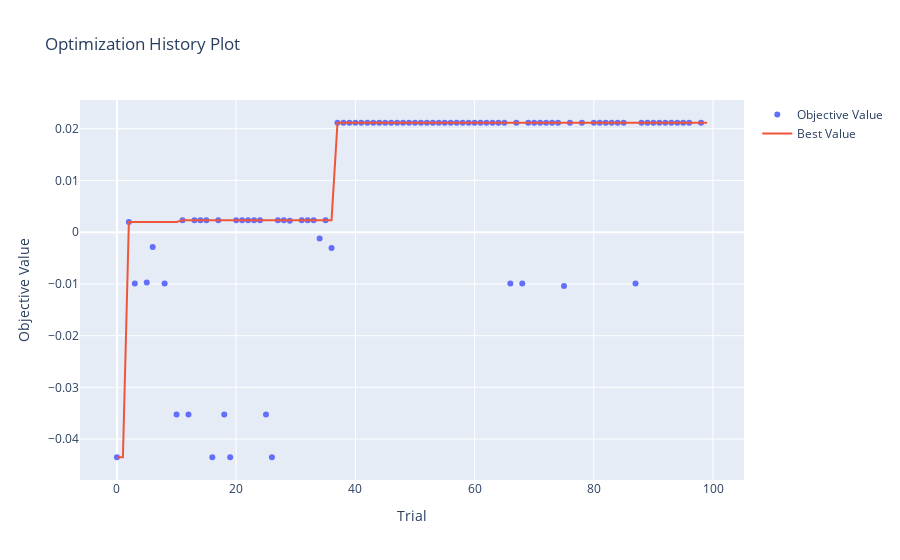
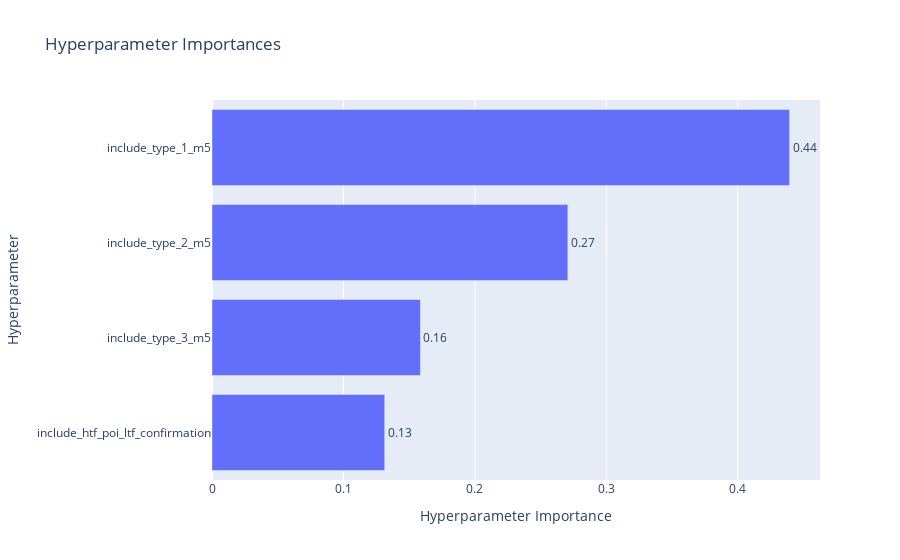
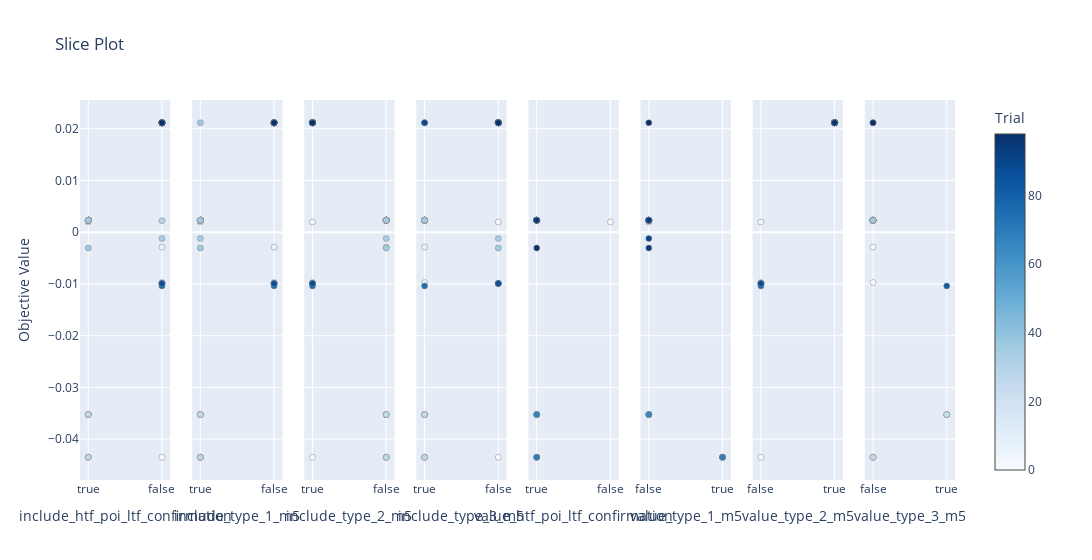

Notebook cell for these charts, in order:
### Code cell
# visualize stuff
import optuna
import plotly
from optuna.visualization import plot_optimization_history
from optuna.visualization import plot_slice
from optuna.visualization import plot_param_importances

# disable optuna warnings
optuna.logging.set_verbosity(optuna.logging.ERROR)

plot_optimization_history(study).show()
plot_param_importances(study).show()
plot_slice(study).show()

### Figure 1 — Plotly figure (JSON) as saved in the notebook; plotly's stock layout.template omitted (floating-point values rounded to 4 significant figures)
{"data": [{"mode": "markers", "name": "Objective Value", "type": "scatter", "x": [0, 1, 2, 3, 4, 5, 6, 7, 8, 9, 10, 11, 12, 13, 14, 15, 16, 17, 18, 19, 20, 21, 22, 23, 24, 25, 26, 27, 28, 29, 30, 31, 32, 33, 34, 35, 36, 37, 38, 39, 40, 41, 42, 43, 44, 45, 46, 47, 48, 49, 50, 51, 52, 53, 54, 55, 56, 57, 58, 59, 60, 61, 62, 63, 64, 65, 66, 67, 68, 69, 70, 71, 72, 73, 74, 75, 76, 77, 78, 79, 80, 81, 82, 83, 84, 85, 86, 87, 88, 89, 90, 91, 92, 93, 94, 95, 96, 97, 98, 99], "y": [-0.0435, null, 0.001975, -0.00993, null, -0.009736, -0.002872, null, -0.00993, null, -0.03525, 0.002308, -0.03525, 0.002308, 0.002308, 0.002308, -0.0435, 0.002308, -0.03525, -0.0435, 0.002308, 0.002308, 0.002308, 0.002308, 0.002308, -0.03525, -0.0435, 0.002308, 0.002308, 0.002206, null, 0.002308, 0.002308, 0.002308, -0.001227, 0.002308, -0.003057, 0.02115, 0.02115, 0.02115, 0.02115, 0.02115, 0.02115, 0.02115, 0.02115, 0.02115, 0.02115, 0.02115, 0.02115, 0.02115, 0.02115, 0.02115, 0.02115, 0.02115, 0.02115, 0.02115, 0.02115, 0.02115, 0.02115, 0.02115, 0.02115, 0.02115, 0.02115, 0.02115, 0.02115, 0.02115, -0.00993, 0.02115, -0.00993, 0.02115, 0.02115, 0.02115, 0.02115, 0.02115, 0.02115, -0.01038, 0.02115, null, 0.02115, null, 0.02115, 0.02115, 0.02115, 0.02115, 0.02115, 0.02115, null, -0.00993, 0.02115, 0.02115, 0.02115, 0.02115, 0.02115, 0.02115, 0.02115, 0.02115, 0.02115, null, 0.02115, null]}, {"mode": "lines", "name": "Best Value", "type": "scatter", "x": [0, 1, 2, 3, 4, 5, 6, 7, 8, 9, 10, 11, 12, 13, 14, 15, 16, 17, 18, 19, 20, 21, 22, 23, 24, 25, 26, 27, 28, 29, 30, 31, 32, 33, 34, 35, 36, 37, 38, 39, 40, 41, 42, 43, 44, 45, 46, 47, 48, 49, 50, 51, 52, 53, 54, 55, 56, 57, 58, 59, 60, 61, 62, 63, 64, 65, 66, 67, 68, 69, 70, 71, 72, 73, 74, 75, 76, 77, 78, 79, 80, 81, 82, 83, 84, 85, 86, 87, 88, 89, 90, 91, 92, 93, 94, 95, 96, 97, 98, 99], "y": [-0.0435, -0.0435, 0.001975, 0.001975, 0.001975, 0.001975, 0.001975, 0.001975, 0.001975, 0.001975, 0.001975, 0.002308, 0.002308, 0.002308, 0.002308, 0.002308, 0.002308, 0.002308, 0.002308, 0.002308, 0.002308, 0.002308, 0.002308, 0.002308, 0.002308, 0.002308, 0.002308, 0.002308, 0.002308, 0.002308, 0.002308, 0.002308, 0.002308, 0.002308, 0.002308, 0.002308, 0.002308, 0.02115, 0.02115, 0.02115, 0.02115, 0.02115, 0.02115, 0.02115, 0.02115, 0.02115, 0.02115, 0.02115, 0.02115, 0.02115, 0.02115, 0.02115, 0.02115, 0.02115, 0.02115, 0.02115, 0.02115, 0.02115, 0.02115, 0.02115, 0.02115, 0.02115, 0.02115, 0.02115, 0.02115, 0.02115, 0.02115, 0.02115, 0.02115, 0.02115, 0.02115, 0.02115, 0.02115, 0.02115, 0.02115, 0.02115, 0.02115, 0.02115, 0.02115, 0.02115, 0.02115, 0.02115, 0.02115, 0.02115, 0.02115, 0.02115, 0.02115, 0.02115, 0.02115, 0.02115, 0.02115, 0.02115, 0.02115, 0.02115, 0.02115, 0.02115, 0.02115, 0.02115, 0.02115, 0.02115]}, {"marker": {"color": "#cccccc"}, "mode": "markers", "name": "Infeasible Trial", "showlegend": false, "type": "scatter", "x": [], "y": []}], "layout": {"title": {"text": "Optimization History Plot"}, "xaxis": {"title": {"text": "Trial"}}, "yaxis": {"title": {"text": "Objective Value"}}}}

### Figure 2 — Plotly figure (JSON) as saved in the notebook; plotly's stock layout.template omitted (floating-point values rounded to 4 significant figures)
{"data": [{"cliponaxis": false, "hovertemplate": ["include_htf_poi_ltf_confirmation (CategoricalDistribution): 0.13138468877483483<extra></extra>", "include_type_3_m5 (CategoricalDistribution): 0.15855207970601545<extra></extra>", "include_type_2_m5 (CategoricalDistribution): 0.2706935397655691<extra></extra>", "include_type_1_m5 (CategoricalDistribution): 0.4393696917535804<extra></extra>"], "name": "Objective Value", "orientation": "h", "text": ["0.13", "0.16", "0.27", "0.44"], "textposition": "outside", "type": "bar", "x": [0.1314, 0.1586, 0.2707, 0.4394], "y": ["include_htf_poi_ltf_confirmation", "include_type_3_m5", "include_type_2_m5", "include_type_1_m5"]}], "layout": {"title": {"text": "Hyperparameter Importances"}, "xaxis": {"title": {"text": "Hyperparameter Importance"}}, "yaxis": {"title": {"text": "Hyperparameter"}}}}

### Figure 3 — Plotly figure (JSON) as saved in the notebook; plotly's stock layout.template omitted (floating-point values rounded to 4 significant figures)
{"data": [{"marker": {"color": [0, 2, 3, 5, 6, 8, 10, 11, 12, 13, 14, 15, 16, 17, 18, 19, 20, 21, 22, 23, 24, 25, 26, 27, 28, 29, 31, 32, 33, 34, 35, 36, 37, 38, 39, 40, 41, 42, 43, 44, 45, 46, 47, 48, 49, 50, 51, 52, 53, 54, 55, 56, 57, 58, 59, 60, 61, 62, 63, 64, 65, 66, 67, 68, 69, 70, 71, 72, 73, 74, 75, 76, 78, 80, 81, 82, 83, 84, 85, 87, 88, 89, 90, 91, 92, 93, 94, 95, 96, 98], "colorbar": {"title": {"text": "Trial"}, "x": 1, "xpad": 40}, "colorscale": [[0, "rgb(247,251,255)"], [0.125, "rgb(222,235,247)"], [0.25, "rgb(198,219,239)"], [0.375, "rgb(158,202,225)"], [0.5, "rgb(107,174,214)"], [0.625, "rgb(66,146,198)"], [0.75, "rgb(33,113,181)"], [0.875, "rgb(8,81,156)"], [1, "rgb(8,48,107)"]], "line": {"color": "Grey", "width": 0.5}, "showscale": true}, "mode": "markers", "name": "Feasible Trial", "showlegend": false, "type": "scatter", "x": [false, true, false, false, false, false, true, true, true, true, true, true, true, true, true, true, true, true, true, true, true, true, true, true, true, false, true, true, true, false, true, true, false, false, false, false, false, false, false, false, false, false, false, false, false, false, false, false, false, false, false, false, false, false, false, false, false, false, false, false, false, false, false, false, false, false, false, false, false, false, false, false, false, false, false, false, false, false, false, false, false, false, false, false, false, false, false, false, false, false], "xaxis": "x", "y": [-0.0435, 0.001975, -0.00993, -0.009736, -0.002872, -0.00993, -0.03525, 0.002308, -0.03525, 0.002308, 0.002308, 0.002308, -0.0435, 0.002308, -0.03525, -0.0435, 0.002308, 0.002308, 0.002308, 0.002308, 0.002308, -0.03525, -0.0435, 0.002308, 0.002308, 0.002206, 0.002308, 0.002308, 0.002308, -0.001227, 0.002308, -0.003057, 0.02115, 0.02115, 0.02115, 0.02115, 0.02115, 0.02115, 0.02115, 0.02115, 0.02115, 0.02115, 0.02115, 0.02115, 0.02115, 0.02115, 0.02115, 0.02115, 0.02115, 0.02115, 0.02115, 0.02115, 0.02115, 0.02115, 0.02115, 0.02115, 0.02115, 0.02115, 0.02115, 0.02115, 0.02115, -0.00993, 0.02115, -0.00993, 0.02115, 0.02115, 0.02115, 0.02115, 0.02115, 0.02115, -0.01038, 0.02115, 0.02115, 0.02115, 0.02115, 0.02115, 0.02115, 0.02115, 0.02115, -0.00993, 0.02115, 0.02115, 0.02115, 0.02115, 0.02115, 0.02115, 0.02115, 0.02115, 0.02115, 0.02115], "yaxis": "y"}, {"marker": {"color": [0, 2, 3, 5, 6, 8, 10, 11, 12, 13, 14, 15, 16, 17, 18, 19, 20, 21, 22, 23, 24, 25, 26, 27, 28, 29, 31, 32, 33, 34, 35, 36, 37, 38, 39, 40, 41, 42, 43, 44, 45, 46, 47, 48, 49, 50, 51, 52, 53, 54, 55, 56, 57, 58, 59, 60, 61, 62, 63, 64, 65, 66, 67, 68, 69, 70, 71, 72, 73, 74, 75, 76, 78, 80, 81, 82, 83, 84, 85, 87, 88, 89, 90, 91, 92, 93, 94, 95, 96, 98], "colorbar": {"title": {"text": "Trial"}, "x": 1, "xpad": 40}, "colorscale": [[0, "rgb(247,251,255)"], [0.125, "rgb(222,235,247)"], [0.25, "rgb(198,219,239)"], [0.375, "rgb(158,202,225)"], [0.5, "rgb(107,174,214)"], [0.625, "rgb(66,146,198)"], [0.75, "rgb(33,113,181)"], [0.875, "rgb(8,81,156)"], [1, "rgb(8,48,107)"]], "line": {"color": "Grey", "width": 0.5}, "showscale": false}, "mode": "markers", "name": "Feasible Trial", "showlegend": false, "type": "scatter", "x": [true, true, false, false, false, false, true, true, true, true, true, true, true, true, true, true, true, true, true, true, true, true, true, true, true, true, true, true, true, true, true, true, true, false, false, false, false, false, false, false, false, false, false, false, false, false, false, false, false, false, false, false, false, false, false, false, false, false, false, false, false, false, false, false, false, false, false, false, false, false, false, false, false, false, false, false, false, false, false, false, false, false, false, false, false, false, false, false, false, false], "xaxis": "x2", "y": [-0.0435, 0.001975, -0.00993, -0.009736, -0.002872, -0.00993, -0.03525, 0.002308, -0.03525, 0.002308, 0.002308, 0.002308, -0.0435, 0.002308, -0.03525, -0.0435, 0.002308, 0.002308, 0.002308, 0.002308, 0.002308, -0.03525, -0.0435, 0.002308, 0.002308, 0.002206, 0.002308, 0.002308, 0.002308, -0.001227, 0.002308, -0.003057, 0.02115, 0.02115, 0.02115, 0.02115, 0.02115, 0.02115, 0.02115, 0.02115, 0.02115, 0.02115, 0.02115, 0.02115, 0.02115, 0.02115, 0.02115, 0.02115, 0.02115, 0.02115, 0.02115, 0.02115, 0.02115, 0.02115, 0.02115, 0.02115, 0.02115, 0.02115, 0.02115, 0.02115, 0.02115, -0.00993, 0.02115, -0.00993, 0.02115, 0.02115, 0.02115, 0.02115, 0.02115, 0.02115, -0.01038, 0.02115, 0.02115, 0.02115, 0.02115, 0.02115, 0.02115, 0.02115, 0.02115, -0.00993, 0.02115, 0.02115, 0.02115, 0.02115, 0.02115, 0.02115, 0.02115, 0.02115, 0.02115, 0.02115], "yaxis": "y2"}, {"marker": {"color": [0, 2, 3, 5, 6, 8, 10, 11, 12, 13, 14, 15, 16, 17, 18, 19, 20, 21, 22, 23, 24, 25, 26, 27, 28, 29, 31, 32, 33, 34, 35, 36, 37, 38, 39, 40, 41, 42, 43, 44, 45, 46, 47, 48, 49, 50, 51, 52, 53, 54, 55, 56, 57, 58, 59, 60, 61, 62, 63, 64, 65, 66, 67, 68, 69, 70, 71, 72, 73, 74, 75, 76, 78, 80, 81, 82, 83, 84, 85, 87, 88, 89, 90, 91, 92, 93, 94, 95, 96, 98], "colorbar": {"title": {"text": "Trial"}, "x": 1, "xpad": 40}, "colorscale": [[0, "rgb(247,251,255)"], [0.125, "rgb(222,235,247)"], [0.25, "rgb(198,219,239)"], [0.375, "rgb(158,202,225)"], [0.5, "rgb(107,174,214)"], [0.625, "rgb(66,146,198)"], [0.75, "rgb(33,113,181)"], [0.875, "rgb(8,81,156)"], [1, "rgb(8,48,107)"]], "line": {"color": "Grey", "width": 0.5}, "showscale": false}, "mode": "markers", "name": "Feasible Trial", "showlegend": false, "type": "scatter", "x": [true, true, true, true, false, true, false, false, false, false, false, false, false, false, false, false, false, false, false, false, false, false, false, false, false, false, false, false, false, false, false, false, true, true, true, true, true, true, true, true, true, true, true, true, true, true, true, true, true, true, true, true, true, true, true, true, true, true, true, true, true, true, true, true, true, true, true, true, true, true, true, true, true, true, true, true, true, true, true, true, true, true, true, true, true, true, true, true, true, true], "xaxis": "x3", "y": [-0.0435, 0.001975, -0.00993, -0.009736, -0.002872, -0.00993, -0.03525, 0.002308, -0.03525, 0.002308, 0.002308, 0.002308, -0.0435, 0.002308, -0.03525, -0.0435, 0.002308, 0.002308, 0.002308, 0.002308, 0.002308, -0.03525, -0.0435, 0.002308, 0.002308, 0.002206, 0.002308, 0.002308, 0.002308, -0.001227, 0.002308, -0.003057, 0.02115, 0.02115, 0.02115, 0.02115, 0.02115, 0.02115, 0.02115, 0.02115, 0.02115, 0.02115, 0.02115, 0.02115, 0.02115, 0.02115, 0.02115, 0.02115, 0.02115, 0.02115, 0.02115, 0.02115, 0.02115, 0.02115, 0.02115, 0.02115, 0.02115, 0.02115, 0.02115, 0.02115, 0.02115, -0.00993, 0.02115, -0.00993, 0.02115, 0.02115, 0.02115, 0.02115, 0.02115, 0.02115, -0.01038, 0.02115, 0.02115, 0.02115, 0.02115, 0.02115, 0.02115, 0.02115, 0.02115, -0.00993, 0.02115, 0.02115, 0.02115, 0.02115, 0.02115, 0.02115, 0.02115, 0.02115, 0.02115, 0.02115], "yaxis": "y3"}, {"marker": {"color": [0, 2, 3, 5, 6, 8, 10, 11, 12, 13, 14, 15, 16, 17, 18, 19, 20, 21, 22, 23, 24, 25, 26, 27, 28, 29, 31, 32, 33, 34, 35, 36, 37, 38, 39, 40, 41, 42, 43, 44, 45, 46, 47, 48, 49, 50, 51, 52, 53, 54, 55, 56, 57, 58, 59, 60, 61, 62, 63, 64, 65, 66, 67, 68, 69, 70, 71, 72, 73, 74, 75, 76, 78, 80, 81, 82, 83, 84, 85, 87, 88, 89, 90, 91, 92, 93, 94, 95, 96, 98], "colorbar": {"title": {"text": "Trial"}, "x": 1, "xpad": 40}, "colorscale": [[0, "rgb(247,251,255)"], [0.125, "rgb(222,235,247)"], [0.25, "rgb(198,219,239)"], [0.375, "rgb(158,202,225)"], [0.5, "rgb(107,174,214)"], [0.625, "rgb(66,146,198)"], [0.75, "rgb(33,113,181)"], [0.875, "rgb(8,81,156)"], [1, "rgb(8,48,107)"]], "line": {"color": "Grey", "width": 0.5}, "showscale": false}, "mode": "markers", "name": "Feasible Trial", "showlegend": false, "type": "scatter", "x": [false, false, false, true, true, false, true, true, true, true, true, true, true, true, true, true, true, true, true, true, true, true, true, true, true, true, true, true, true, false, true, false, true, true, false, false, false, false, false, false, false, false, false, false, false, false, false, false, false, false, false, false, false, false, false, false, false, false, false, false, false, false, false, false, false, false, false, false, false, false, true, false, false, false, false, false, false, false, false, false, false, true, false, false, false, false, false, false, false, false], "xaxis": "x4", "y": [-0.0435, 0.001975, -0.00993, -0.009736, -0.002872, -0.00993, -0.03525, 0.002308, -0.03525, 0.002308, 0.002308, 0.002308, -0.0435, 0.002308, -0.03525, -0.0435, 0.002308, 0.002308, 0.002308, 0.002308, 0.002308, -0.03525, -0.0435, 0.002308, 0.002308, 0.002206, 0.002308, 0.002308, 0.002308, -0.001227, 0.002308, -0.003057, 0.02115, 0.02115, 0.02115, 0.02115, 0.02115, 0.02115, 0.02115, 0.02115, 0.02115, 0.02115, 0.02115, 0.02115, 0.02115, 0.02115, 0.02115, 0.02115, 0.02115, 0.02115, 0.02115, 0.02115, 0.02115, 0.02115, 0.02115, 0.02115, 0.02115, 0.02115, 0.02115, 0.02115, 0.02115, -0.00993, 0.02115, -0.00993, 0.02115, 0.02115, 0.02115, 0.02115, 0.02115, 0.02115, -0.01038, 0.02115, 0.02115, 0.02115, 0.02115, 0.02115, 0.02115, 0.02115, 0.02115, -0.00993, 0.02115, 0.02115, 0.02115, 0.02115, 0.02115, 0.02115, 0.02115, 0.02115, 0.02115, 0.02115], "yaxis": "y4"}, {"marker": {"color": [2, 10, 11, 12, 13, 14, 15, 16, 17, 18, 19, 20, 21, 22, 23, 24, 25, 26, 27, 28, 31, 32, 33, 35, 36], "colorbar": {"title": {"text": "Trial"}, "x": 1, "xpad": 40}, "colorscale": [[0, "rgb(247,251,255)"], [0.125, "rgb(222,235,247)"], [0.25, "rgb(198,219,239)"], [0.375, "rgb(158,202,225)"], [0.5, "rgb(107,174,214)"], [0.625, "rgb(66,146,198)"], [0.75, "rgb(33,113,181)"], [0.875, "rgb(8,81,156)"], [1, "rgb(8,48,107)"]], "line": {"color": "Grey", "width": 0.5}, "showscale": false}, "mode": "markers", "name": "Feasible Trial", "showlegend": false, "type": "scatter", "x": [false, true, true, true, true, true, true, true, true, true, true, true, true, true, true, true, true, true, true, true, true, true, true, true, true], "xaxis": "x5", "y": [0.001975, -0.03525, 0.002308, -0.03525, 0.002308, 0.002308, 0.002308, -0.0435, 0.002308, -0.03525, -0.0435, 0.002308, 0.002308, 0.002308, 0.002308, 0.002308, -0.03525, -0.0435, 0.002308, 0.002308, 0.002308, 0.002308, 0.002308, 0.002308, -0.003057], "yaxis": "y5"}, {"marker": {"color": [0, 2, 10, 11, 12, 13, 14, 15, 16, 17, 18, 19, 20, 21, 22, 23, 24, 25, 26, 27, 28, 29, 31, 32, 33, 34, 35, 36, 37], "colorbar": {"title": {"text": "Trial"}, "x": 1, "xpad": 40}, "colorscale": [[0, "rgb(247,251,255)"], [0.125, "rgb(222,235,247)"], [0.25, "rgb(198,219,239)"], [0.375, "rgb(158,202,225)"], [0.5, "rgb(107,174,214)"], [0.625, "rgb(66,146,198)"], [0.75, "rgb(33,113,181)"], [0.875, "rgb(8,81,156)"], [1, "rgb(8,48,107)"]], "line": {"color": "Grey", "width": 0.5}, "showscale": false}, "mode": "markers", "name": "Feasible Trial", "showlegend": false, "type": "scatter", "x": [true, false, false, false, false, false, false, false, true, false, false, true, false, false, false, false, false, false, true, false, false, false, false, false, false, false, false, false, false], "xaxis": "x6", "y": [-0.0435, 0.001975, -0.03525, 0.002308, -0.03525, 0.002308, 0.002308, 0.002308, -0.0435, 0.002308, -0.03525, -0.0435, 0.002308, 0.002308, 0.002308, 0.002308, 0.002308, -0.03525, -0.0435, 0.002308, 0.002308, 0.002206, 0.002308, 0.002308, 0.002308, -0.001227, 0.002308, -0.003057, 0.02115], "yaxis": "y6"}, {"marker": {"color": [0, 2, 3, 5, 8, 37, 38, 39, 40, 41, 42, 43, 44, 45, 46, 47, 48, 49, 50, 51, 52, 53, 54, 55, 56, 57, 58, 59, 60, 61, 62, 63, 64, 65, 66, 67, 68, 69, 70, 71, 72, 73, 74, 75, 76, 78, 80, 81, 82, 83, 84, 85, 87, 88, 89, 90, 91, 92, 93, 94, 95, 96, 98], "colorbar": {"title": {"text": "Trial"}, "x": 1, "xpad": 40}, "colorscale": [[0, "rgb(247,251,255)"], [0.125, "rgb(222,235,247)"], [0.25, "rgb(198,219,239)"], [0.375, "rgb(158,202,225)"], [0.5, "rgb(107,174,214)"], [0.625, "rgb(66,146,198)"], [0.75, "rgb(33,113,181)"], [0.875, "rgb(8,81,156)"], [1, "rgb(8,48,107)"]], "line": {"color": "Grey", "width": 0.5}, "showscale": false}, "mode": "markers", "name": "Feasible Trial", "showlegend": false, "type": "scatter", "x": [false, false, false, false, false, true, true, true, true, true, true, true, true, true, true, true, true, true, true, true, true, true, true, true, true, true, true, true, true, true, true, true, true, true, false, true, false, true, true, true, true, true, true, false, true, true, true, true, true, true, true, true, false, true, true, true, true, true, true, true, true, true, true], "xaxis": "x7", "y": [-0.0435, 0.001975, -0.00993, -0.009736, -0.00993, 0.02115, 0.02115, 0.02115, 0.02115, 0.02115, 0.02115, 0.02115, 0.02115, 0.02115, 0.02115, 0.02115, 0.02115, 0.02115, 0.02115, 0.02115, 0.02115, 0.02115, 0.02115, 0.02115, 0.02115, 0.02115, 0.02115, 0.02115, 0.02115, 0.02115, 0.02115, 0.02115, 0.02115, 0.02115, -0.00993, 0.02115, -0.00993, 0.02115, 0.02115, 0.02115, 0.02115, 0.02115, 0.02115, -0.01038, 0.02115, 0.02115, 0.02115, 0.02115, 0.02115, 0.02115, 0.02115, 0.02115, -0.00993, 0.02115, 0.02115, 0.02115, 0.02115, 0.02115, 0.02115, 0.02115, 0.02115, 0.02115, 0.02115], "yaxis": "y7"}, {"marker": {"color": [5, 6, 10, 11, 12, 13, 14, 15, 16, 17, 18, 19, 20, 21, 22, 23, 24, 25, 26, 27, 28, 29, 31, 32, 33, 35, 37, 38, 75, 89], "colorbar": {"title": {"text": "Trial"}, "x": 1, "xpad": 40}, "colorscale": [[0, "rgb(247,251,255)"], [0.125, "rgb(222,235,247)"], [0.25, "rgb(198,219,239)"], [0.375, "rgb(158,202,225)"], [0.5, "rgb(107,174,214)"], [0.625, "rgb(66,146,198)"], [0.75, "rgb(33,113,181)"], [0.875, "rgb(8,81,156)"], [1, "rgb(8,48,107)"]], "line": {"color": "Grey", "width": 0.5}, "showscale": false}, "mode": "markers", "name": "Feasible Trial", "showlegend": false, "type": "scatter", "x": [false, false, true, false, true, false, false, false, false, false, true, false, false, false, false, false, false, true, false, false, false, false, false, false, false, false, false, false, true, false], "xaxis": "x8", "y": [-0.009736, -0.002872, -0.03525, 0.002308, -0.03525, 0.002308, 0.002308, 0.002308, -0.0435, 0.002308, -0.03525, -0.0435, 0.002308, 0.002308, 0.002308, 0.002308, 0.002308, -0.03525, -0.0435, 0.002308, 0.002308, 0.002206, 0.002308, 0.002308, 0.002308, 0.002308, 0.02115, 0.02115, -0.01038, 0.02115], "yaxis": "y8"}], "layout": {"title": {"text": "Slice Plot"}, "width": 2400, "xaxis": {"anchor": "y", "categoryarray": [true, false], "categoryorder": "array", "domain": [0, 0.1031], "title": {"text": "include_htf_poi_ltf_confirmation"}, "type": "category"}, "xaxis2": {"anchor": "y2", "categoryarray": [true, false], "categoryorder": "array", "domain": [0.1281, 0.2312], "title": {"text": "include_type_1_m5"}, "type": "category"}, "xaxis3": {"anchor": "y3", "categoryarray": [true, false], "categoryorder": "array", "domain": [0.2562, 0.3594], "title": {"text": "include_type_2_m5"}, "type": "category"}, "xaxis4": {"anchor": "y4", "categoryarray": [true, false], "categoryorder": "array", "domain": [0.3844, 0.4875], "title": {"text": "include_type_3_m5"}, "type": "category"}, "xaxis5": {"anchor": "y5", "categoryarray": [true, false], "categoryorder": "array", "domain": [0.5125, 0.6156], "title": {"text": "value_htf_poi_ltf_confirmation"}, "type": "category"}, "xaxis6": {"anchor": "y6", "categoryarray": [false, true], "categoryorder": "array", "domain": [0.6406, 0.7438], "title": {"text": "value_type_1_m5"}, "type": "category"}, "xaxis7": {"anchor": "y7", "categoryarray": [false, true], "categoryorder": "array", "domain": [0.7687, 0.8719], "title": {"text": "value_type_2_m5"}, "type": "category"}, "xaxis8": {"anchor": "y8", "categoryarray": [false, true], "categoryorder": "array", "domain": [0.8969, 1], "title": {"text": "value_type_3_m5"}, "type": "category"}, "yaxis": {"anchor": "x", "domain": [0, 1], "title": {"text": "Objective Value"}}, "yaxis2": {"anchor": "x2", "domain": [0, 1], "matches": "y", "showticklabels": false}, "yaxis3": {"anchor": "x3", "domain": [0, 1], "matches": "y", "showticklabels": false}, "yaxis4": {"anchor": "x4", "domain": [0, 1], "matches": "y", "showticklabels": false}, "yaxis5": {"anchor": "x5", "domain": [0, 1], "matches": "y", "showticklabels": false}, "yaxis6": {"anchor": "x6", "domain": [0, 1], "matches": "y", "showticklabels": false}, "yaxis7": {"anchor": "x7", "domain": [0, 1], "matches": "y", "showticklabels": false}, "yaxis8": {"anchor": "x8", "domain": [0, 1], "matches": "y", "showticklabels": false}}}
